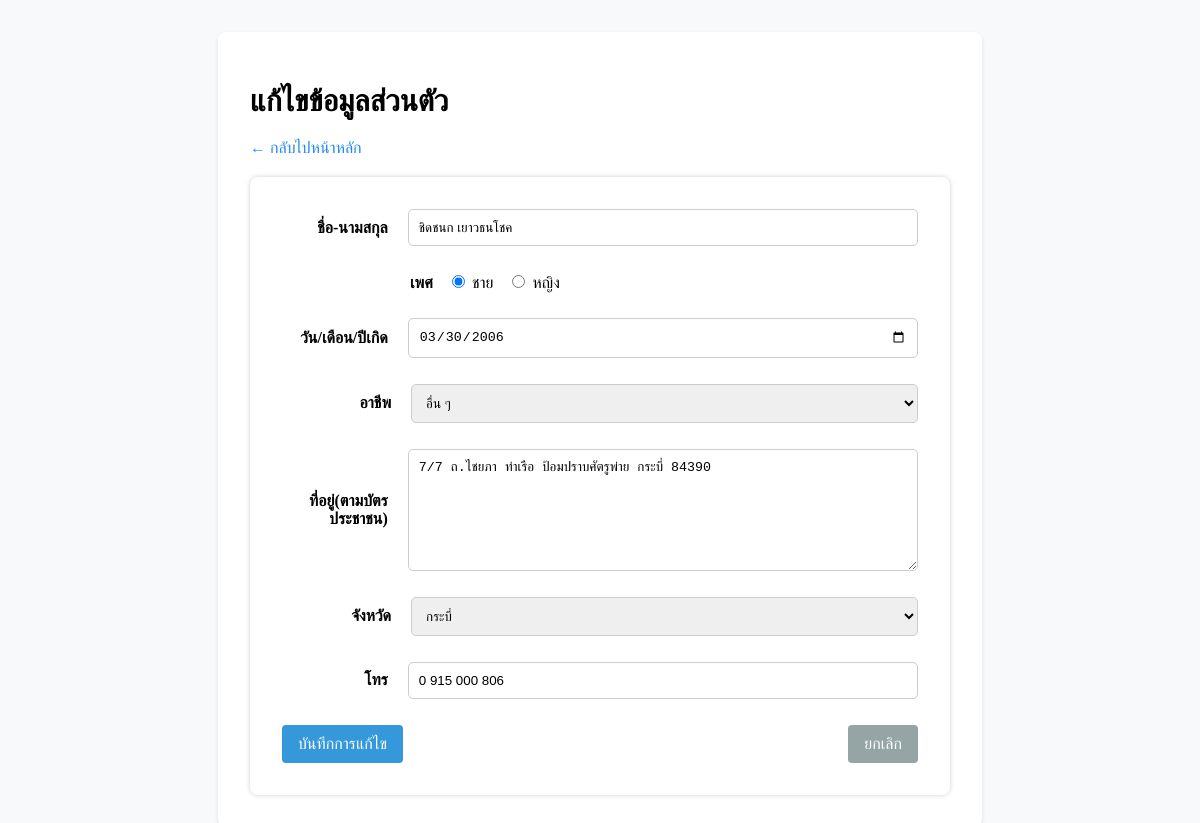
Screenshot of /webroot/edit.php?id=1 with the database file from the repository.
### tables this page shows
CREATE TABLE `address` (
      `id` int(11) NOT NULL AUTO_INCREMENT PRIMARY KEY,
      `fullname` varchar(250) NOT NULL,
      `gender` varchar(10) NOT NULL,
      `birthdate` date NOT NULL,
      `occupation` varchar(250) NOT NULL,
      `address` text NOT NULL,
      `province` varchar(100) NOT NULL,
      `phone` varchar(50) NOT NULL
    );

### webroot/edit.php (the view, shortened to what this page needs)
<?php
$link = require_once "db_connect.inc.php";
$id = $_GET["id"];
$query = "SELECT * FROM address WHERE id=$id";
try {
    $result = mysqli_query($link, $query);
    $person = mysqli_fetch_assoc($result);
} catch (mysqli_sql_exception $e) {
    error_log($e);
    die("Failed to update person: " . $e->getMessage());
}
$provinces = [
    "กระบี่",
    "กรุงเทพมหานคร",
    "กาญจนบุรี",
    "กาฬสินธุ์",
    "กำแพงเพชร",
    "ขอนแก่น",
    "จันทบุรี",
    "ฉะเชิงเทรา",
    "ชลบุรี",
    "ชัยนาท",
    "ชัยภูมิ",
    "ชุมพร",
    "เชียงราย",
    "เชียงใหม่",
    "ตรัง",
    "ตราด",
    "ตาก",
    "นครนายก",
    "นครปฐม",
    "นครพนม",
    "นครราชสีมา",
    "นครศรีธรรมราช",
    "นครสวรรค์",
    "นนทบุรี",
    "นราธิวาส",
    "น่าน",
    "บึงกาฬ",
    "บุรีรัมย์",
    "ปทุมธานี",
    "ประจวบคีรีขันธ์",
    "ปราจีนบุรี",
    "ปัตตานี",
    "พระนครศรีอยุธยา",
    "พะเยา",
    "พังงา",
    "พัทลุง",
    "พิจิตร",
    "พิษณุโลก",
    "เพชรบุรี",
    "เพชรบูรณ์",
    "แพร่",
    "ภูเก็ต",
    "มหาสารคาม",
    "มุกดาหาร",
    "แม่ฮ่องสอน",
    "ยโสธร",
    "ยะลา",
    "ร้อยเอ็ด",
    "ระนอง",
    "ระยอง",
    "ราชบุรี",
    "ลพบุรี",
    "ลำปาง",
    "ลำพูน",
    "เลย",
    "ศรีสะเกษ",
    "สกลนคร",
    "สงขลา",
    "สตูล",
    "สมุทรปราการ",
    "สมุทรสงคราม",
    "สมุทรสาคร",
    "สระแก้ว",
    "สระบุรี",
    "สิงห์บุรี",
    "สุโขทัย",
    "สุพรรณบุรี",
    "สุราษฎร์ธานี",
    "สุรินทร์",
    "หนองคาย",
    "หนองบัวลำภู",
    "อ่างทอง",
    "อุดรธานี",
    "อุทัยธานี",
    "อุตรดิตถ์",
    "อุบลราชธานี",
    "อำนาจเจริญ"
];
?>
<!DOCTYPE html>
<html lang="en">
<head>
    <link rel="stylesheet" href="css/edit.css">
</head>
<body>
    <div class="container">
        <h1>แก้ไขข้อมูลส่วนตัว</h1>
        <a href="index.php" class="to-persons">← กลับไปหน้าหลัก</a>
        <div class="form">
            <form action="index.php" method="post">
                <div class="input-group">
                    <label for="fullname">ชื่อ-นามสกุล</label>
                    <input type="text" id="fullname" name="fullname" value="<?= $person['fullname']; ?>" required>
                </div>
                <br>
                <div class="input-group-radio">
                    <label class="gender">เพศ</label>
                    <input type="radio" id="male" name="gender" value="ชาย"
                        <?= ($person['gender'] === 'ชาย') ? 'checked' : '' ?> required>
                    <label for="male">ชาย</label>
                    <input type="radio" id="female" name="gender" value="หญิง"
                        <?= ($person['gender'] === 'หญิง') ? 'checked' : '' ?> required>
                    <label for="female">หญิง</label>
                </div>
                <br>
                <div class="input-group">
                    <label for="birthdate">วัน/เดือน/ปีเกิด</label>
                    <input type="date" id="birthdate" name="birthdate" value="<?= $person['birthdate']; ?>" required placeholder="dd/mm/yyyy">
                </div>
                <br>
                <div class="input-group">
                    <label for="occupation">อาชีพ</label>
                    <select name="occupation" required>
                        <option value="อื่น ๆ" <?= $person['occupation'] === 'อื่น ๆ' ? 'selected' : '' ?>>อื่น ๆ</option>
                    </select>
                </div>
                <br>
                <div class="input-group">
                    <label for="address">ที่อยู่(ตามบัตรประชาชน)</label>
                    <textarea name="address" id="address"><?= htmlspecialchars($person['address']) ?></textarea>
                </div>
                <br>
                <div class="input-group">
                    <label for="province">จังหวัด</label>
                    <select name="province" required>
                        <?php foreach ($provinces as $province): ?>
                            <option value="<?= $province ?>" <?= ($person['province']) === $province ? 'selected' : '' ?>>
                                <?= $province ?>
                            </option>
                        <?php endforeach; ?>
                    </select>
                </div>
                <br>
                <div class="input-group">
                    <label for="phone">โทร</label>
                    <input type="tel" id="phone" name="phone" value="<?= $person['phone']; ?>" required>
                </div>
                <br>
                <div class="button-group">
                    <button type="submit" class="btn btn-save">บันทึกการแก้ไข</button>
                    <a href="index.php" class="btn btn-clear">ยกเลิก</a>
                </div>
            </form>
        </div>
    </div>
</body>
</html>

### webroot/css/edit.css (style rules this page uses)
body { padding: 2rem; background-color: #f8f9fa; margin: 0; }
h1 { font-size: 30px; font-weight: bold; }
form { background: white; box-shadow: 0 2px 4px rgba(0, 0, 0, 0.05), 0 -2px 4px rgba(0, 0, 0, 0.05), 2px 0 4px rgba(0, 0, 0, 0.05), -2px 0 4px rgba(0, 0, 0, 0.05); padding: 2rem; border-radius: 8px; margin-top: 20px; }
.container { max-width: 700px; margin: 0 auto; background: white; padding: 2rem; border-radius: 8px; box-shadow: 0 2px 4px rgba(0, 0, 0, 0.1); }
.to-persons { text-decoration: none; color: rgb(34, 136, 238); display: inline-block; }
.input-group { display: flex; align-items: center; margin-bottom: 0.5rem; }
.input-group label { width: 130px; font-weight: bold; padding-right: 20px; text-align: right; display: block; }
.input-group input { width: 600px; border-radius: 5px; border: 1px solid #ccc; padding: 10px; }
.input-group select { width: 600px; border-radius: 5px; border: 1px solid #ccc; padding: 10px; }
.input-group textarea { width: 600px; height: 100px; border-radius: 5px; border: 1px solid #ccc; padding: 10px; }
.input-group-radio { display: block; align-items: center; padding-right: 150px; padding-left: 8rem; margin-bottom: 0.5rem; }
.input-group-radio label { padding-right: 10px; }
.gender { font-weight: bold; }
.button-group { display: flex; justify-content: space-between; }
.btn { padding: 0.65rem 1rem; font-size: 1rem; border: none; border-radius: 4px; cursor: pointer; text-decoration: none; text-align: center; transition: background-color 0.2s ease; }
.btn-save { background-color: #3498db; color: white; }
.btn-clear { background-color: #95a5a6; color: white; }

### rows the page displays
address: fullname "ชิดชนก เยาวธนโชค", gender "☑ ชาย", gender "☐ หญิง", birthdate "03/30/2006", occupation "อื่น ๆ", address "7/7 ถ.ไชยภา ท่าเรือ ป้อมปราบศัตรูพ่าย กระบี่ 84390", province "กระบี่", phone "0 915 000 806"
